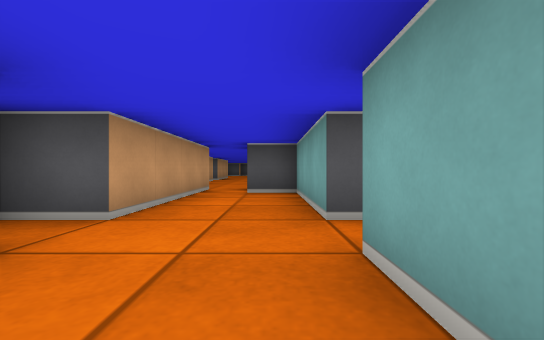
view 1 (above)

24 first-person views from a walk through a cub3D ray-caster map. The camera is about half as high as the walls, looks level and sees 90° across. The floor is counted in squares. Each view is taken from the middle of a square. On the plan, view 1 faces up. The plan holds only what a view shows up to about 9 squares ahead; the rest is blank.

view 2
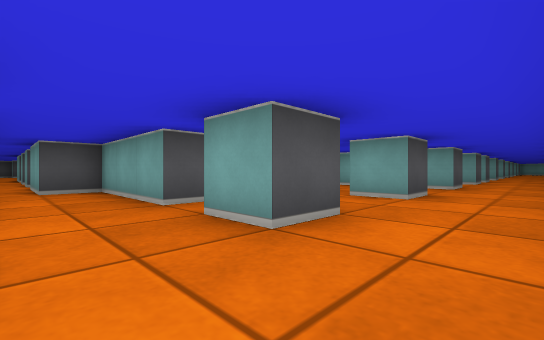

view 3
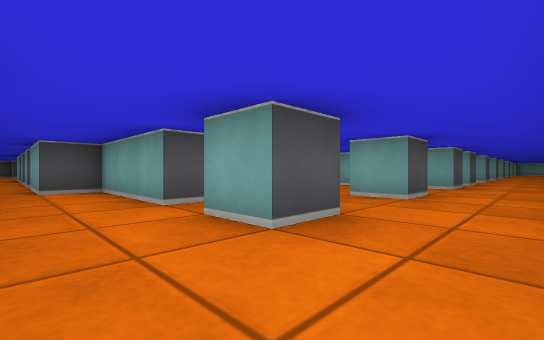

view 4
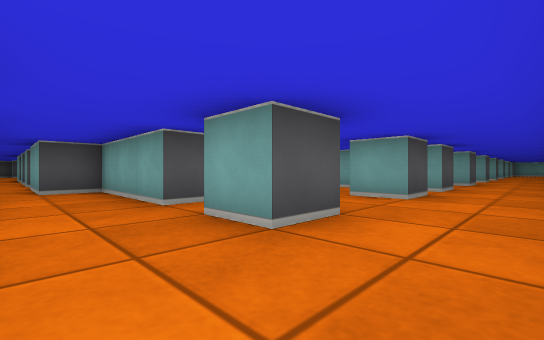

view 5
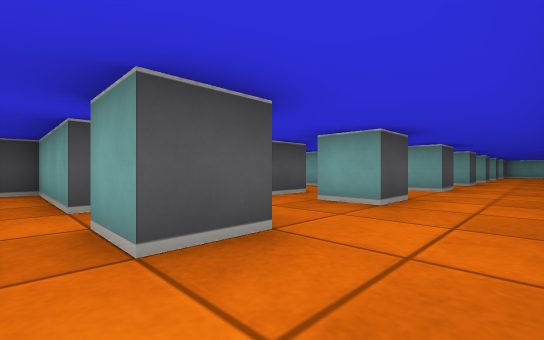

view 6
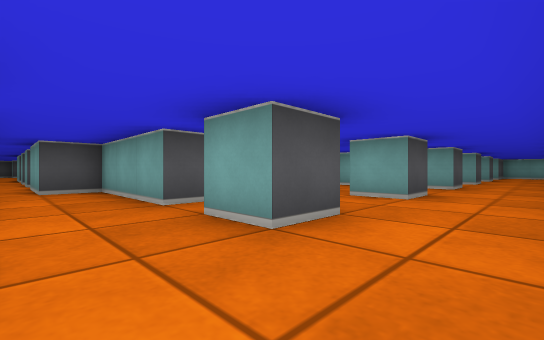

view 7
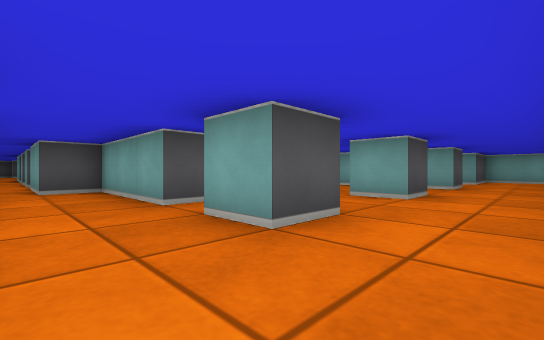

view 8
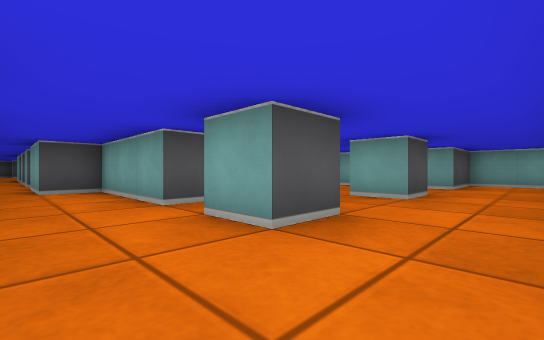

view 9
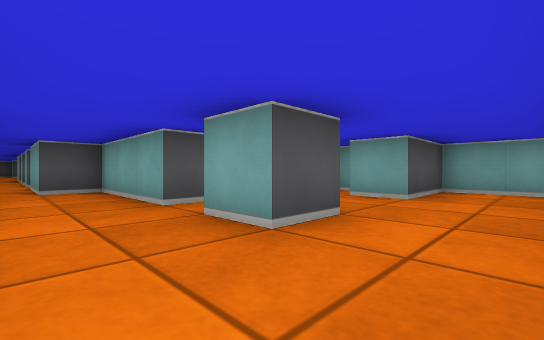

view 10
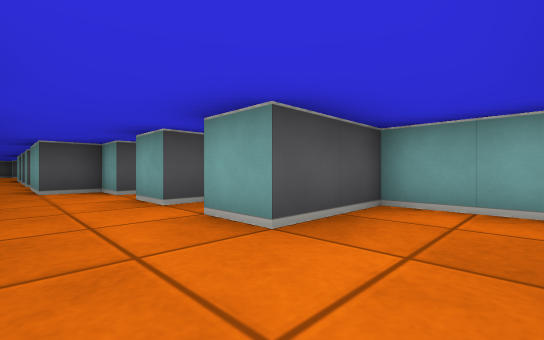

view 11
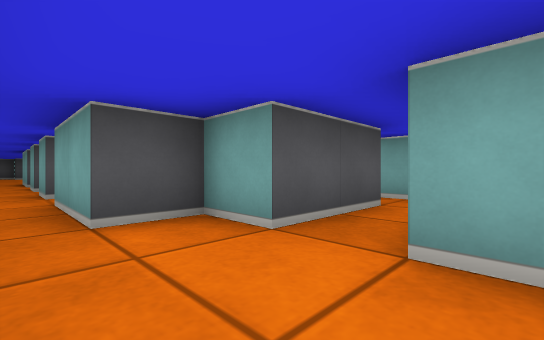

view 12
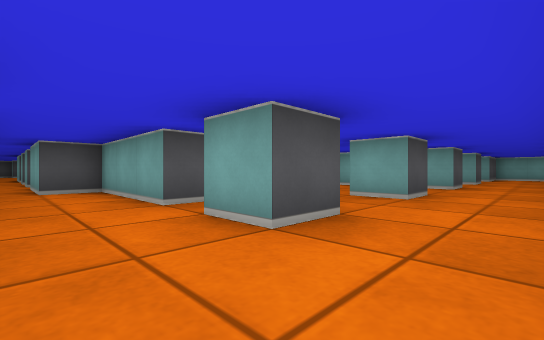

view 13
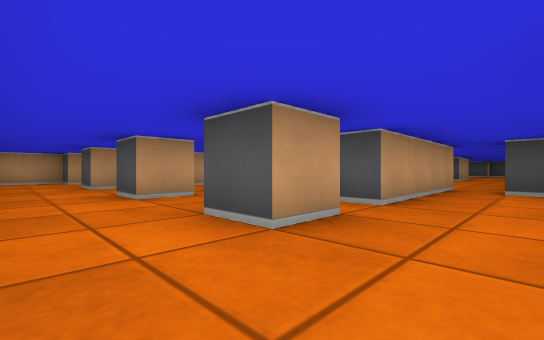

view 14
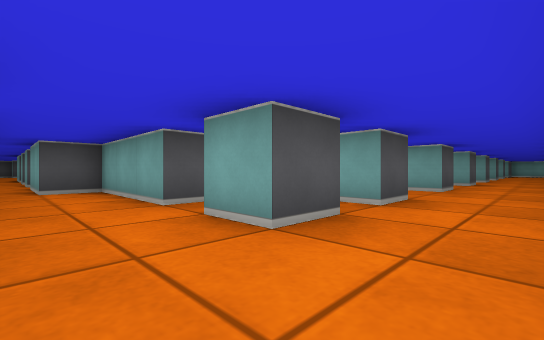

view 15
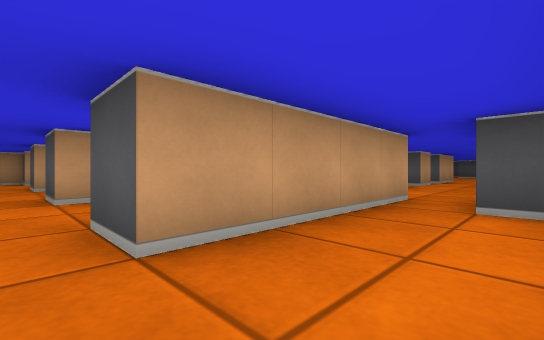

view 16
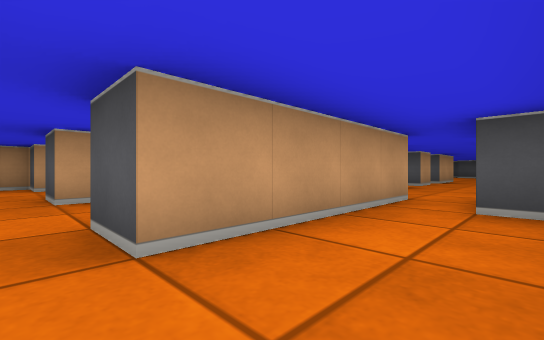

view 17
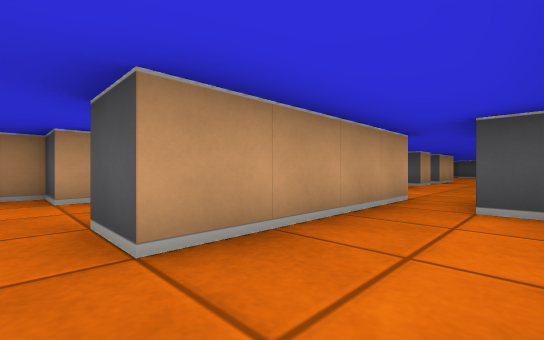

view 18
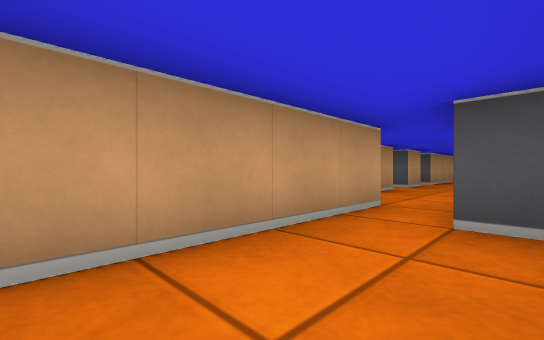

view 19
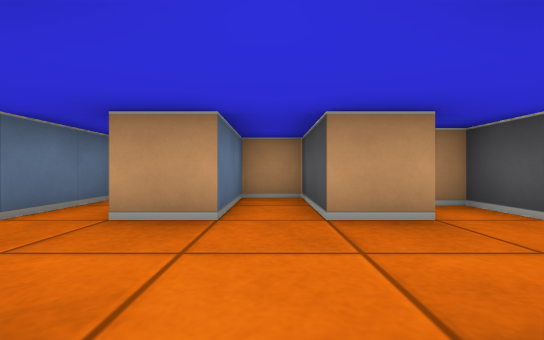

view 20
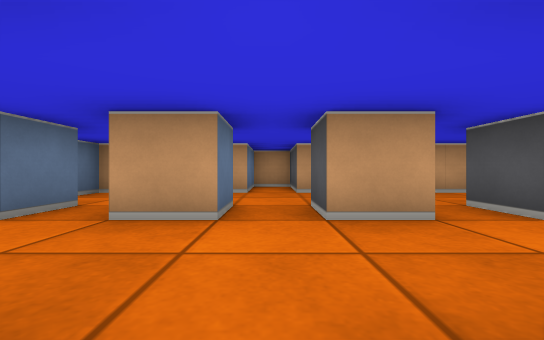

view 21
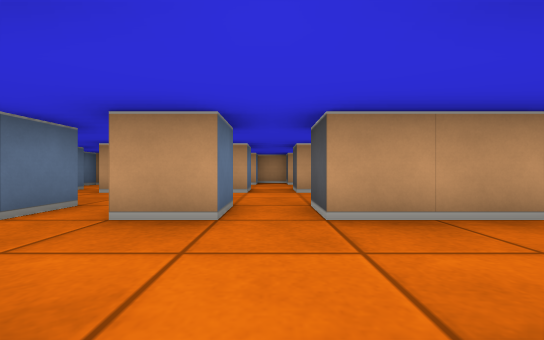

view 22
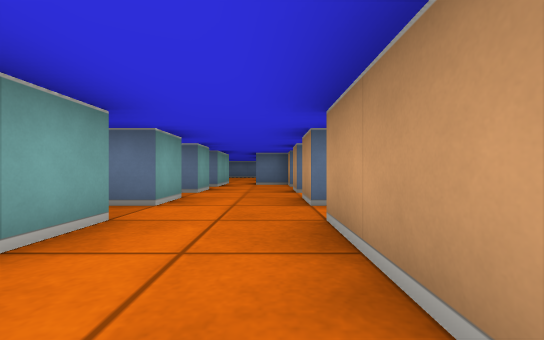

view 23
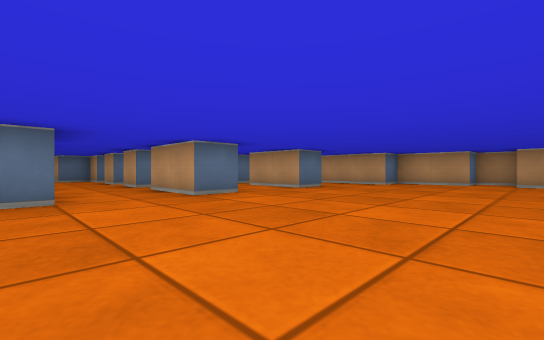

view 24
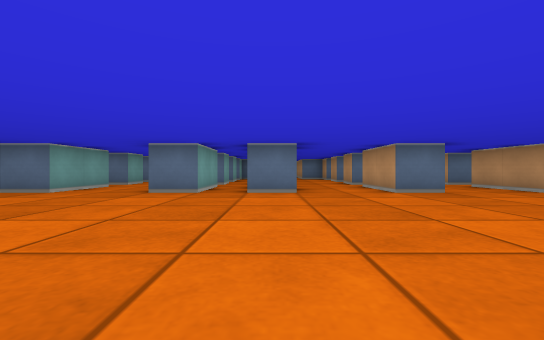

### Floor plan
Key: @ floor where view 1 was taken; # wall or solid block; . floor.
Columns run from 5 left of view 1 to 33 right of it. Each row starts with its distance up from view 1.
 20               .
 19 ##.......... ...
 18 #................
 17 ##................
 16  #.................
 15  ##.................
 14   #..#..#..#..#.#..#             .#
 13  ##..#..#..#.. .#..#             .#
 12  #............ .  ..             .
 11 ###..#..#..#..#.# .# .# .# .# .# .#
 10 #.............    .  .  .  .  .  .
  9 ###..#..#..#..#   .# .# .# .# .# .#
  8  .............    .  .  .  .  .  ..
  7  ##..#..#..#..#   .# .# .# .# .# .#
  6   ##.##.##.##.####.##.##.##.##.##.##
  5    #..#..#..#..#.#..#..#..#..#..#..##.#
  4    #..#..#..#..#.#..#..#..#..#..#.....
  3   ##..#..#..#..#.#..#..#..#..#..#..##
  2   #.................................#
  1   ##..#..#..#..#.#..#..#..#..#..#..###
  0   #..@...............................#
 -1   #..................................#

Where each view was taken, in squares from view 1:
view 1: 0 up, 0 right, facing up
view 2: 1 down, 1 left, facing up-right
view 3: 1 down, 2 right, facing up-right
view 4: 1 down, 5 right, facing up-right
view 5: 1 down, 11 right, facing up-right
view 6: 1 down, 13 right, facing up-right
view 7: 1 down, 19 right, facing up-right
view 8: 1 down, 22 right, facing up-right
view 9: 1 down, 25 right, facing up-right
view 10: 1 down, 28 right, facing up-right
view 11: 3 up, 28 right, facing up-right
view 12: 1 down, 16 right, facing up-right
view 13: 1 down, 9 right, facing up-left
view 14: 1 down, 8 right, facing up-right
view 15: 2 up, 9 right, facing up-left
view 16: 2 up, 6 right, facing up-left
view 17: 2 up, 3 right, facing up-left
view 18: 3 up, 0 right, facing up-left
view 19: 10 up, 0 right, facing left
view 20: 10 up, 3 right, facing left
view 21: 12 up, 6 right, facing left
view 22: 15 up, 4 right, facing down
view 23: 19 up, 6 right, facing down-left
view 24: 20 up, 9 right, facing down
